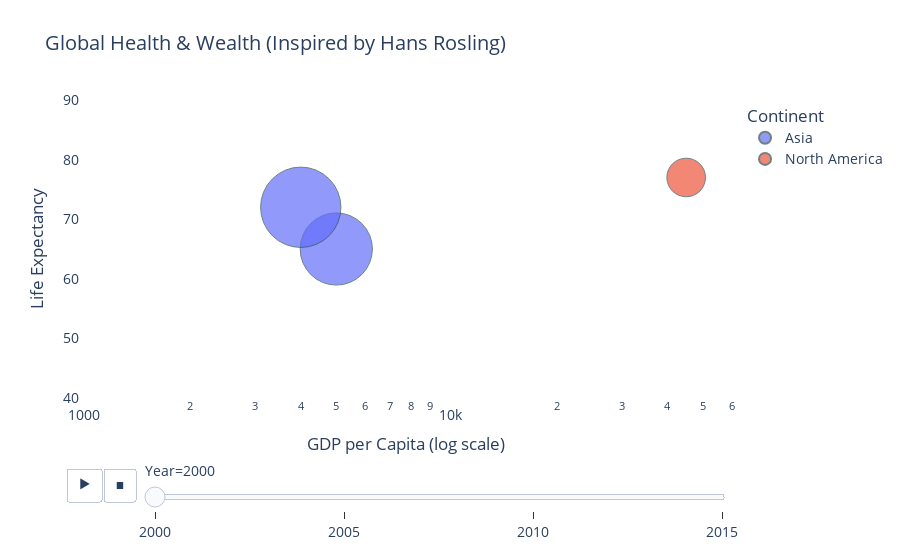

Notebook code cell kept with this figure:
### Code cell
import pandas as pd
import plotly.express as px
data = {
   "Country": ["India", "USA", "China", "India", "USA", "China", "India", "USA", "China", "India", "USA", "China"],
    "Year": [2000, 2000, 2000, 2005, 2005, 2005, 2010, 2010, 2010, 2015, 2015, 2015],
    "GDP_per_Capita": [5000, 45000, 4000, 6000, 48000, 5500, 7000, 50000, 7000, 8500, 53000, 9000],
   "Life_Expectancy": [65, 77, 72, 67, 78, 74, 69, 79, 76, 70, 80, 78],
   "Population": [1050000000, 300000000, 1300000000, 1100000000, 310000000, 1350000000, 1150000000, 320000000, 1400000000, 1200000000, 330000000, 1450000000]
}
df = pd.DataFrame(data)
continent_mapping = {
    'India': 'Asia',
    'USA': 'North America',
    'China': 'Asia'
}
df['Continent'] = df['Country'].map(continent_mapping)
df = df.dropna(subset=['Continent'])
fig = px.scatter(
   df,
    x="GDP_per_Capita",
    y="Life_Expectancy",
    animation_frame="Year",
    animation_group="Country",
    size="Population",
    color="Continent",
    hover_name="Country",
    log_x=True,
    size_max=60,
    range_x=[1000, 60000],
    range_y=[40, 90],
    title="Global Health & Wealth (Inspired by Hans Rosling)"
)
fig.update_layout(
    xaxis_title="GDP per Capita (log scale)",
    yaxis_title="Life Expectancy",
    legend_title="Continent",
    font=dict(size=14),
    plot_bgcolor="white"
)
fig.update_traces(marker=dict(line=dict(width=1, color="DarkSlateGrey")))
fig.show()

### Figure 1 — Plotly figure (JSON) as saved in the notebook; plotly's stock layout.template omitted (floating-point values rounded to 4 significant figures)
{"data": [{"hovertemplate": "<b>%{hovertext}</b><br><br>Continent=Asia<br>Year=2000<br>GDP_per_Capita=%{x}<br>Life_Expectancy=%{y}<br>Population=%{marker.size}<extra></extra>", "hovertext": ["India", "China"], "ids": ["India", "China"], "legendgroup": "Asia", "marker": {"color": "#636efa", "line": {"color": "DarkSlateGrey", "width": 1}, "size": [1050000000, 1300000000], "sizemode": "area", "sizeref": 402800.0, "symbol": "circle"}, "mode": "markers", "name": "Asia", "orientation": "v", "showlegend": true, "type": "scatter", "x": [5000, 4000], "xaxis": "x", "y": [65, 72], "yaxis": "y"}, {"hovertemplate": "<b>%{hovertext}</b><br><br>Continent=North America<br>Year=2000<br>GDP_per_Capita=%{x}<br>Life_Expectancy=%{y}<br>Population=%{marker.size}<extra></extra>", "hovertext": ["USA"], "ids": ["USA"], "legendgroup": "North America", "marker": {"color": "#EF553B", "line": {"color": "DarkSlateGrey", "width": 1}, "size": [300000000], "sizemode": "area", "sizeref": 402800.0, "symbol": "circle"}, "mode": "markers", "name": "North America", "orientation": "v", "showlegend": true, "type": "scatter", "x": [45000], "xaxis": "x", "y": [77], "yaxis": "y"}], "layout": {"autosize": true, "font": {"size": 14}, "legend": {"itemsizing": "constant", "title": {"text": "Continent"}, "tracegroupgap": 0}, "plot_bgcolor": "white", "sliders": [{"active": 0, "currentvalue": {"prefix": "Year="}, "len": 0.9, "pad": {"b": 10, "t": 60}, "steps": [{"args": [["2000"], {"frame": {"duration": 0, "redraw": false}, "fromcurrent": true, "mode": "immediate", "transition": {"duration": 0, "easing": "linear"}}], "label": "2000", "method": "animate"}, {"args": [["2005"], {"frame": {"duration": 0, "redraw": false}, "fromcurrent": true, "mode": "immediate", "transition": {"duration": 0, "easing": "linear"}}], "label": "2005", "method": "animate"}, {"args": [["2010"], {"frame": {"duration": 0, "redraw": false}, "fromcurrent": true, "mode": "immediate", "transition": {"duration": 0, "easing": "linear"}}], "label": "2010", "method": "animate"}, {"args": [["2015"], {"frame": {"duration": 0, "redraw": false}, "fromcurrent": true, "mode": "immediate", "transition": {"duration": 0, "easing": "linear"}}], "label": "2015", "method": "animate"}], "x": 0.1, "xanchor": "left", "y": 0, "yanchor": "top"}], "title": {"text": "Global Health & Wealth (Inspired by Hans Rosling)"}, "updatemenus": [{"buttons": [{"args": [null, {"frame": {"duration": 500, "redraw": false}, "fromcurrent": true, "mode": "immediate", "transition": {"duration": 500, "easing": "linear"}}], "label": "&#9654;", "method": "animate"}, {"args": [[null], {"frame": {"duration": 0, "redraw": false}, "fromcurrent": true, "mode": "immediate", "transition": {"duration": 0, "easing": "linear"}}], "label": "&#9724;", "method": "animate"}], "direction": "left", "pad": {"r": 10, "t": 70}, "showactive": false, "type": "buttons", "x": 0.1, "xanchor": "right", "y": 0, "yanchor": "top"}], "xaxis": {"anchor": "y", "domain": [0, 1], "range": [3.0, 4.778], "title": {"text": "GDP per Capita (log scale)"}, "type": "log"}, "yaxis": {"anchor": "x", "domain": [0, 1], "range": [40, 90], "title": {"text": "Life Expectancy"}, "type": "linear"}}}
